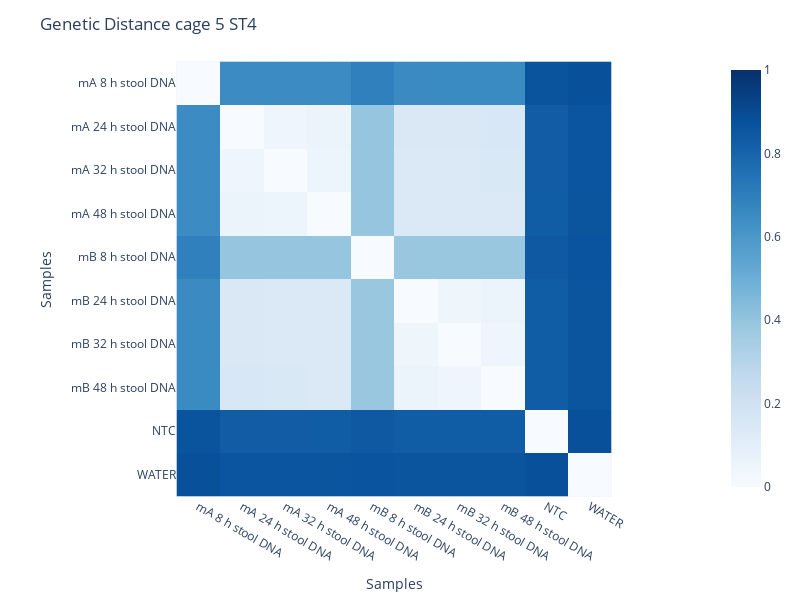

The cell this chart's notebook holds for it:
### Code cell
df = read_GD_tables('/Volumes/sd/faith/MTCSB/projects/P4-barcoding_strains/20241029_analysis/rerun/P4C1T8/GD/c5_ST4')
df_meta = pd.read_csv('/Users/ruprec01/Documents/Faith_lab/Git/population_bottlenecks/input_files/metadata/P4C1T8-sample_sheets - P4C1T8.tsv', sep = "\t")
li_samples = [str(i).split("_")[0] for i in df.columns]

df_meta['sample_names'] = df_meta['mouse_id'] + " " + df_meta['time_point_h'] + " " + df_meta['sample_type']
df_meta['sample_names']

df.index = [df_meta.loc[df_meta['sample_id'] == str(i).split("_")[0]]['sample_names'].to_list()[0] if 's' in i else str(i).split("_")[0] for i in df.columns]
df.columns = [df_meta.loc[df_meta['sample_id'] == str(i).split("_")[0]]['sample_names'].to_list()[0] if 's' in i else str(i).split("_")[0] for i in df.columns]
fig = px.imshow(df,
                color_continuous_scale=px.colors.sequential.Blues,
                range_color=[0, 1],
                width = 800,
                height = 600)
fig.update_layout(
    title="Genetic Distance cage 5 ST4",
    xaxis_title="Samples",
    yaxis_title="Samples"
)
fig.show()
fig.write_image('GD_c5-ST4.png', scale = 2)

### Figure 1 — Plotly figure (JSON) as saved in the notebook; plotly's stock layout.template omitted (floating-point values rounded to 4 significant figures)
{"data": [{"coloraxis": "coloraxis", "hovertemplate": "x: %{x}<br>y: %{y}<br>color: %{z}<extra></extra>", "name": "0", "type": "heatmap", "x": ["mA 8 h stool DNA", "mA 24 h stool DNA", "mA 32 h stool DNA", "mA 48 h stool DNA", "mB 8 h stool DNA", "mB 24 h stool DNA", "mB 32 h stool DNA", "mB 48 h stool DNA", "NTC", "WATER"], "xaxis": "x", "y": ["mA 8 h stool DNA", "mA 24 h stool DNA", "mA 32 h stool DNA", "mA 48 h stool DNA", "mB 8 h stool DNA", "mB 24 h stool DNA", "mB 32 h stool DNA", "mB 48 h stool DNA", "NTC", "WATER"], "yaxis": "y", "z": [[0.0, 0.6475, 0.6466, 0.6465, 0.6919, 0.6507, 0.6505, 0.6505, 0.8635, 0.8795], [0.6475, 0.0, 0.04531, 0.06124, 0.3961, 0.146, 0.1467, 0.1554, 0.8304, 0.8618], [0.6466, 0.04531, 0.0, 0.05074, 0.3946, 0.1431, 0.1423, 0.1493, 0.8302, 0.8616], [0.6465, 0.06124, 0.05074, 0.0, 0.395, 0.1421, 0.1391, 0.1424, 0.8294, 0.8611], [0.6919, 0.3961, 0.3946, 0.395, 0.0, 0.3868, 0.3866, 0.3881, 0.8433, 0.867], [0.6507, 0.146, 0.1431, 0.1421, 0.3868, 0.0, 0.04286, 0.05601, 0.8296, 0.8608], [0.6505, 0.1467, 0.1423, 0.1391, 0.3866, 0.04286, 0.0, 0.04621, 0.8291, 0.8605], [0.6505, 0.1554, 0.1493, 0.1424, 0.3881, 0.05601, 0.04621, 0.0, 0.8292, 0.8604], [0.8635, 0.8304, 0.8302, 0.8294, 0.8433, 0.8296, 0.8291, 0.8292, 0.0, 0.8798], [0.8795, 0.8618, 0.8616, 0.8611, 0.867, 0.8608, 0.8605, 0.8604, 0.8798, 0.0]]}], "layout": {"coloraxis": {"cmax": 1, "cmin": 0, "colorscale": [[0, "rgb(247,251,255)"], [0.125, "rgb(222,235,247)"], [0.25, "rgb(198,219,239)"], [0.375, "rgb(158,202,225)"], [0.5, "rgb(107,174,214)"], [0.625, "rgb(66,146,198)"], [0.75, "rgb(33,113,181)"], [0.875, "rgb(8,81,156)"], [1, "rgb(8,48,107)"]]}, "height": 600, "margin": {"t": 60}, "title": {"text": "Genetic Distance cage 5 ST4"}, "width": 800, "xaxis": {"anchor": "y", "constrain": "domain", "domain": [0, 1], "scaleanchor": "y", "title": {"text": "Samples"}}, "yaxis": {"anchor": "x", "autorange": "reversed", "constrain": "domain", "domain": [0, 1], "title": {"text": "Samples"}}}}
